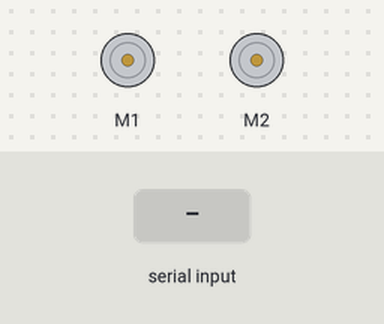
Bench run of a sketch on a simulated Arduino Uno, built with avr-gcc and run on an emulated ATmega328P. Shown: 2 × DC motor (green arrow = forward, orange = backward, longer = faster). The inputs (shaded band) are chosen by the test bench.

Above: at 7.2 s.
7.3 s: "g,1\n" received over Serial
At 8.3 s:
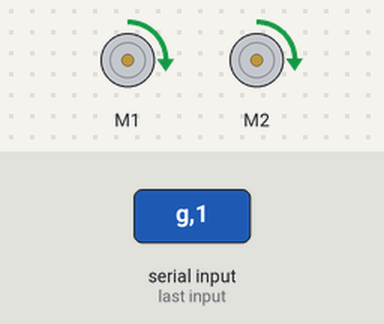
8.8 s: "g,150\n" received over Serial
At 9.6 s:
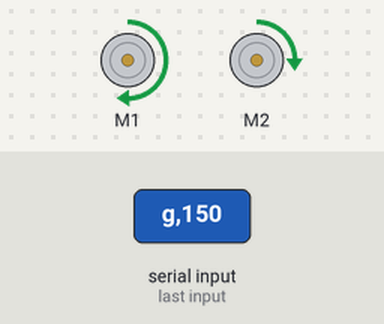
Timing chart, 0 to 11.8 s (numbered marks = the images above; inputs shaded):
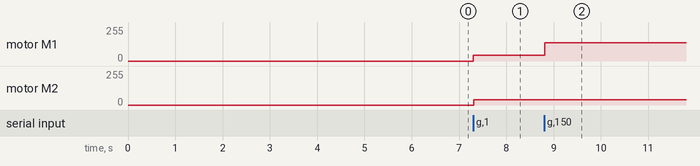

The sketch:

RunRobot-KeepDistance-ForTesting-v6-onlylefright.ino
```cpp
// Syntax:     g,0,1,300,200,300,-1.2,-4.1,0.1,90
  //           go, Force, command, p,i,d,x,y,z,rotation
  //
  //
  //
  //
  //


#include <Wire.h>
#include <ZumoShield.h>


ZumoMotors motors;
int readByte = 0;
int defaulSpeed = 0;
String force = "";
String runFlag = "";
//double kp = 45, ki = 40, kd = 0;
float kp = 0, ki = 0, kd = 0;

float x_robot = 0, y_robot =0, z_robot=0, Rotation_robot = 0;
double PID_p = 0, PID_i = 0, PID_d = 0;
double PID_value ;
double PID_error;
double PID_errorTotal = 0 ;
double PID_errorTotal2 = 0;
int wL=0;
int wR=0;
int wL_new=0;
int wR_new=0;
double norm_v;
double angle;
double theta;
double theta_back;
double omega;
double currentForce;
double setOri;
double previousPID_error;
double previousPID_error2;
double PID_x_value;
double PID_y_value;

float currentTime ;
float previousTime ;
double correction;
String command = "";
float setForce = 1.8;
float elapsedTime = 0;
String p_parameter = "";
String i_parameter = "";
String d_parameter = "";
String x_parameter = "";
String y_parameter = "";
String z_parameter = "";
String Rotation_parameter = "";
String left = "";
String right="";
void setup() {
  // put your setup code here, to run once:
  Serial.begin(115200);
  Serial.flush();
   elapsedTime = 0.02;
  delay(6000);

}

void loop()
{
  char buf[100] = {'\0'};
  char* pos = NULL;
  if (Serial.available() > 0)
  {
    readByte = Serial.readBytesUntil('\n', buf, 100);
    String myString = String(buf);
    int firstDelimiter = myString.indexOf(",");
    runFlag = myString.substring(0, firstDelimiter);


  Serial.flush();
  if (runFlag == "g" )
  {
    int secondDelimiter = myString.indexOf(",", firstDelimiter + 1);
    left = myString.substring(firstDelimiter + 1, secondDelimiter);
    wL=atof( left.c_str());
    int thirdDelimiter = myString.indexOf(",", secondDelimiter + 1);
    right = myString.substring(secondDelimiter + 1, thirdDelimiter);
     wR=atof( right.c_str());
     int offset=65;
   if(wL >= 0) wL_new = wL + offset;
   else wL_new = wL - offset;
   if(wR >= 0) wR_new = wR +offset ;
   else wR_new = wR - offset;
    delay(2);
//wL_new= 100;
//wR_new=-100;

 motors.setLeftSpeed(wL_new);
  delay(2);
  motors.setRightSpeed(wR_new);
  } else if (runFlag == "s")
    {
      stopMotor();
    }

    }
     delay(50);

  //----------------------------------------------------------------------------------
// g,0,1,5,0,0,-1,0,0,0


}
int stepp =5;
void stopMotor()
{
  while((wL!=0)&&(wR!=0))
  {
  if (abs(wL)>stepp)
  {if (wL>0) wL=wL-stepp;
  else  wL=wL+stepp;
  }
  else wL=0;
  if (abs(wR)>stepp)
  {if (wR>0) wR=wR-stepp;
  else  wR=wR+stepp;
  }
  else wR=0;
 motors.setLeftSpeed(wL);
  delay(2);
  motors.setRightSpeed(wR);
  delay (150);
  }

}


void rorateLeft(int correction, float error)
{
  motors.setLeftSpeed(-190);
  motors.setRightSpeed(190);
  delay(2);
}


void rorateRight(int correction)
{
  motors.setLeftSpeed(190);
  motors.setRightSpeed(-190);
  delay(2);
}
```

Measured:
- after the input at 7.3 s, motor M1: stopped → forward 42/255 at once; motor M2: stopped → forward 41/255 at once
- after the input at 8.8 s, motor M1: forward 42/255 → forward 137/255 at once
